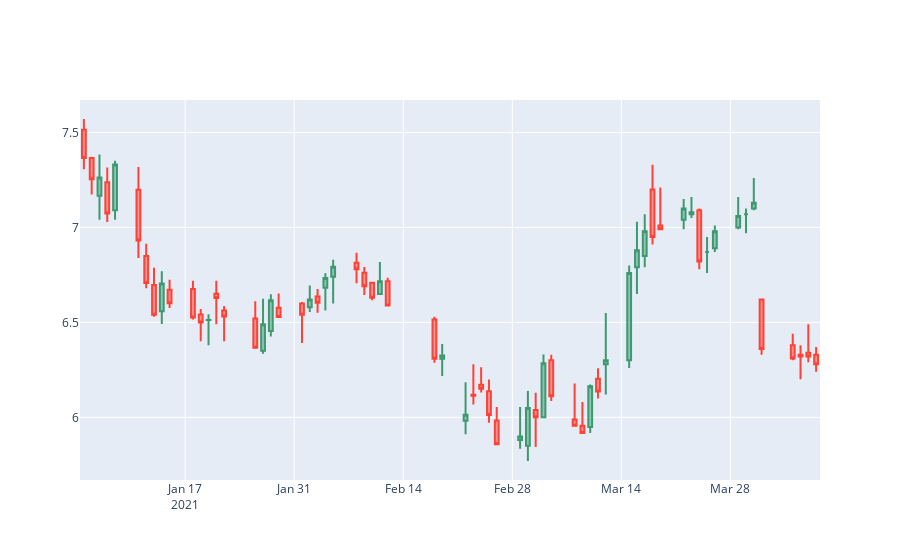

The code cell stored with this chart in its notebook:
### Code cell
plot_candle(dfs['CPLE6'], 'Copel')
